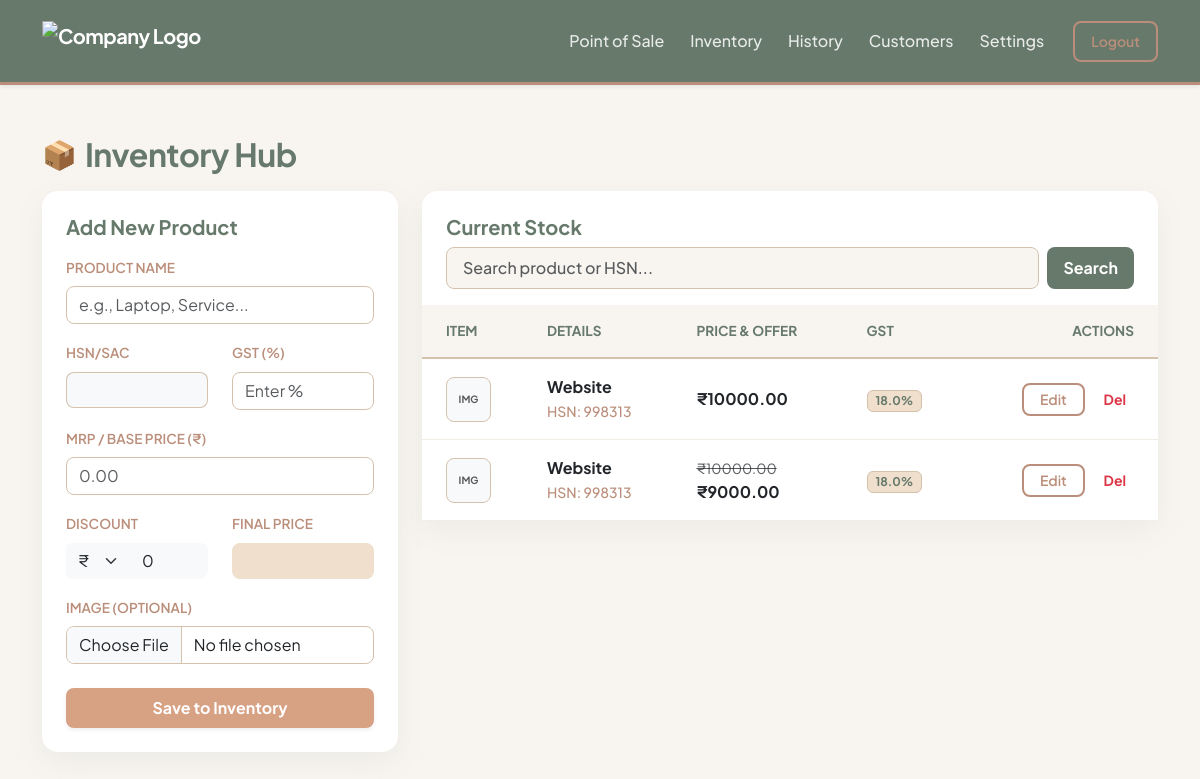
Page /inventory/add-product (signed in) on the earlier database version.
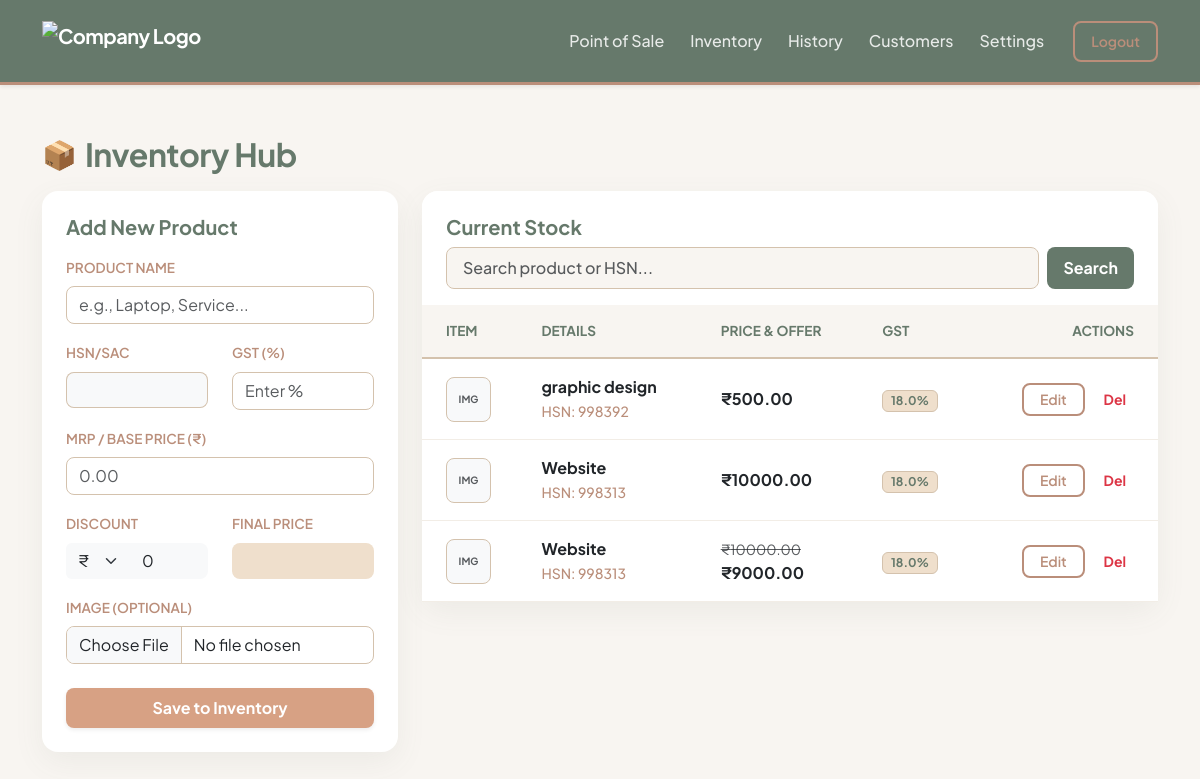
Same page on the later database version.
### core/models.py (models this page shows)
class Product(db.Model):
    __tablename__ = 'products'
    id = db.Column(db.Integer, primary_key=True)
    company_id = db.Column(db.Integer, db.ForeignKey('companies.id'), nullable=False) # ISOLATION
    name = db.Column(db.String(200), nullable=False)
    current_price = db.Column(db.Float, nullable=False)
    base_price = db.Column(db.Float, nullable=True) # MRP
    discount_type = db.Column(db.String(10), nullable=True) # 'flat' or 'percentage'
    discount_value = db.Column(db.Float, default=0.0)
    hsn_code = db.Column(db.String(20), nullable=True)
    gst_percentage = db.Column(db.Float, default=0.0)
    image_path = db.Column(db.String(255), nullable=True)

### core/inventory/routes.py (the view, shortened to what this page needs)
@inventory_bp.route('/add-product', methods=['GET', 'POST'])
def add_product():
    if not is_logged_in():
        flash("Please log in to access your inventory.", "warning")
        return redirect(url_for('auth.login'))
    company_id = session['company_id']
    page = request.args.get('page', 1, type=int)
    search_query = request.args.get('search', '').strip()
    query = Product.query.filter_by(company_id=company_id)
    if search_query:
        query = query.filter(
            (Product.name.ilike(f'%{search_query}%')) |
            (Product.hsn_code.ilike(f'%{search_query}%'))
        )
    pagination = query.order_by(Product.id.desc()).paginate(page=page, per_page=10)
    return render_template(
        'inventory/add_product.html',
        pagination=pagination,
        search_query=search_query
    )

### core/inventory/routes.py (called while the page is built)
def is_logged_in():
    return 'company_id' in session

### core/templates/inventory/add_product.html (shortened to what the changed rows need)
{% extends "base.html" %}
{% block content %}
<div class="row mt-4 mb-3">
    <div class="col-12 d-flex align-items-center">
        <h2 class="inv-header mb-0">Inventory Hub</h2>
    </div>
</div>
<div class="row">
    <div class="col-md-8">
        <div class="card card-glass border-0">
            <div class="card-body p-0">
                <div class="table-responsive" style="max-height: 650px; overflow-y: auto;">
                    <table class="table table-inv mb-0">
                        <thead class="sticky-top">
                            <tr>
                                <th class="ps-4">Item</th>
                                <th>Details</th>
                                <th>Price & Offer</th>
                                <th>GST</th>
                                <th class="text-end pe-4">Actions</th>
                            </tr>
                        </thead>
                        <tbody>
                            {% for p in pagination.items %}
                            <tr>
                                <td class="ps-4">
                                    {% if p.image_path %}
                                        <img src="{{ url_for('static', filename=p.image_path) }}" alt="img" class="rounded-3 shadow-sm" style="width: 45px; height: 45px; object-fit: cover; border: 1px solid var(--color-sand);">
                                    {% else %}
                                        <div class="bg-light rounded-3 d-flex align-items-center justify-content-center text-muted fw-bold" style="width: 45px; height: 45px; font-size: 10px; border: 1px solid var(--color-sand);">IMG</div>
                                    {% endif %}
                                </td>
                                <td>
                                    <strong class="text-dark">{{ p.name }}</strong><br>
                                    <small class="text-taupe fw-medium">HSN: {{ p.hsn_code }}</small>
                                </td>
                                <td>
                                    {% if p.discount_value > 0 %}
                                        <strike class="text-muted small">₹{{ "%.2f"|format(p.base_price or p.current_price) }}</strike><br>
                                        <strong class="text-terracotta">₹{{ "%.2f"|format(p.current_price) }}</strong>
                                    {% else %}
                                        <strong class="text-dark">₹{{ "%.2f"|format(p.current_price) }}</strong>
                                    {% endif %}
                                </td>
                                <td><span class="badge" style="background-color: var(--color-cream); color: var(--color-sage); border: 1px solid var(--color-sand);">{{ p.gst_percentage }}%</span></td>
                                <td class="text-end pe-4">
                                    <button class="btn btn-sm btn-outline-taupe px-3" data-bs-toggle="modal" data-bs-target="#editProductModal{{ p.id }}">Edit</button>
                                    <form action="/inventory/delete/{{ p.id }}" method="POST" class="d-inline" onsubmit="return confirm('Delete {{ p.name }}?');">
                                        <button type="submit" class="btn btn-sm text-danger bg-transparent border-0 fw-bold ms-2">Del</button>
                                    </form>
                                </td>
                            </tr>
                            {% endfor %}
                        </tbody>
                    </table>
                </div>
            </div>
        </div>
    </div>
</div>
{% endblock %}

Differences in the rows shown:
added Product: shows "IMG", name "graphic design", hsn_code "998392", current_price "500.00", gst_percentage "18.0"
